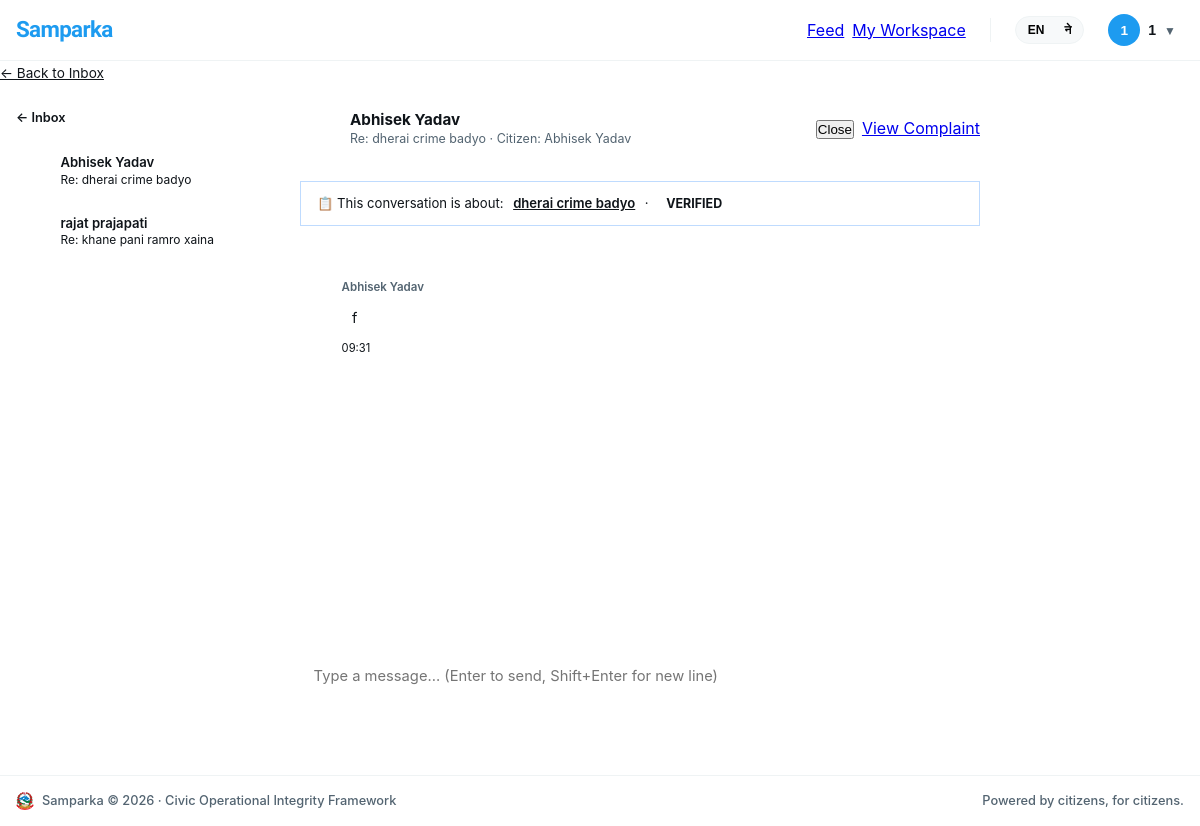
/messages/2/ (signed in), run on the app's committed database.
### accounts/models.py (models this page shows, shortened)
class User(AbstractUser):
    avatar = models.ImageField(upload_to='avatars/', null=True, blank=True)
    bio = models.TextField(max_length=300, blank=True)
    district = models.CharField(max_length=100, blank=True)
    ward = models.CharField(max_length=100, blank=True)
    phone = models.CharField(max_length=15, blank=True)
    is_verified = models.BooleanField(default=False)
    role = models.CharField(          # ← now inside the class
        max_length=20,
        choices=ROLE_CHOICES,
        default="user"
    )
    @property
    def display_name(self):
        if self.first_name:
            return f"{self.first_name} {self.last_name}".strip()
        return self.username

### messaging/models.py (models this page shows, shortened)
class Conversation(models.Model):
    participant_citizen = models.ForeignKey(
        settings.AUTH_USER_MODEL,
        on_delete=models.CASCADE,
        related_name='citizen_conversations'
    )
    participant_staff = models.ForeignKey(
        settings.AUTH_USER_MODEL,
        on_delete=models.CASCADE,
        related_name='staff_conversations'
    )
    complaint = models.ForeignKey(
        'complaints.Complaint',
        on_delete=models.SET_NULL,
        null=True, blank=True,
        related_name='conversations'
    )
    subject = models.CharField(max_length=200, blank=True)
    is_closed = models.BooleanField(default=False)
    created_at = models.DateTimeField(auto_now_add=True)
    updated_at = models.DateTimeField(auto_now=True)
    class Meta:
        ordering = ['-updated_at']
    def get_other_participant(self, user):
        if user == self.participant_citizen:
            return self.participant_staff
        return self.participant_citizen

class Message(models.Model):
    conversation = models.ForeignKey(
        Conversation,
        on_delete=models.CASCADE,
        related_name='messages'
    )
    sender = models.ForeignKey(
        settings.AUTH_USER_MODEL,
        on_delete=models.CASCADE,
        related_name='sent_messages'
    )
    body = models.TextField(max_length=2000)
    is_read = models.BooleanField(default=False)
    created_at = models.DateTimeField(auto_now_add=True)
    class Meta:
        ordering = ['created_at']

### complaints/models.py (models this page shows, shortened)
class Complaint(models.Model):
    STATUS_PENDING = 'pending'
    STATUS_VERIFIED = 'verified'
    STATUS_IN_PROGRESS = 'in_progress'
    STATUS_SOLVED = 'solved'
    STATUS_REJECTED = 'rejected'
    STATUS_CHOICES = [
        (STATUS_PENDING, _('Pending')),
        (STATUS_VERIFIED, _('Verified')),
        (STATUS_IN_PROGRESS, _('In Progress')),
        (STATUS_SOLVED, _('Solved')),
        (STATUS_REJECTED, _('Rejected')),
    ]
    STATUS_COLORS = {
        STATUS_PENDING: '#F59E0B',
        STATUS_VERIFIED: '#3B82F6',
        STATUS_IN_PROGRESS: '#8B5CF6',
        STATUS_SOLVED: '#10B981',
        STATUS_REJECTED: '#EF4444',
    }
    PRIORITY_CHOICES = [
        ('low', _('Low')),
        ('medium', _('Medium')),
        ('high', _('High')),
        ('urgent', _('Urgent')),
    ]
    priority = models.CharField(max_length=10, choices=PRIORITY_CHOICES, default='medium')
    due_date = models.DateField(null=True, blank=True)
    author = models.ForeignKey(settings.AUTH_USER_MODEL, on_delete=models.CASCADE, related_name='complaints')
    department = models.ForeignKey(Department, on_delete=models.SET_NULL, null=True, related_name='complaints')
    title = models.CharField(max_length=200)
    description = models.TextField()
    status = models.CharField(max_length=20, choices=STATUS_CHOICES, default=STATUS_PENDING)
    location_name = models.CharField(max_length=200, blank=True, help_text='Human readable location name')
    latitude = models.DecimalField(max_digits=9, decimal_places=6, null=True, blank=True)
    longitude = models.DecimalField(max_digits=9, decimal_places=6, null=True, blank=True)
    upvotes = models.ManyToManyField(settings.AUTH_USER_MODEL, through='Vote', related_name='voted_complaints', blank=True)
    view_count = models.PositiveIntegerField(default=0)
    admin_note = models.TextField(blank=True, help_text='Internal note from admin (not shown to public)')
    is_anonymous = models.BooleanField(default=False)
    created_at = models.DateTimeField(auto_now_add=True)
    updated_at = models.DateTimeField(auto_now=True)
    class Meta:
        ordering = ['-created_at']
    def get_absolute_url(self):
        return reverse('complaints:detail', kwargs={'pk': self.pk})

### messaging/views.py (the view)
# urls.py: path('<int:pk>/', views.conversation_detail, name='conversation'),
@login_required
def conversation_detail(request, pk):
    user = request.user
    conv = get_object_or_404(Conversation, pk=pk)
    if not user.is_staff and conv.participant_citizen != user:
        django_messages.error(request, 'You do not have access to this conversation.')
        return redirect('messaging:inbox')
    conv.messages.filter(is_read=False).exclude(sender=user).update(is_read=True)
    msg_form = MessageForm()
    all_messages = conv.messages.select_related('sender').order_by('created_at')
    return render(request, 'messaging/conversation.html', {
        'conv': conv,
        'msg_form': msg_form,
        'all_messages': all_messages,
        'other_user': conv.get_other_participant(user),
    })

### messaging/templates/messaging/conversation.html (shortened to what this page needs)
{% extends 'base.html' %}
{% load humanize %}
{% block content %}
<div class="container" style="max-width: 1000px;">
  <div style="margin-bottom: 0.75rem;">
    <a href="{% url 'messaging:inbox' %}" style="font-size: 0.85rem; color: var(--brand);">← Back to Inbox</a>
  </div>
  <div class="conv-layout">
    <div class="conv-sidebar">
      <div class="conv-sidebar-header">
        <a href="{% url 'messaging:inbox' %}">← Inbox</a>
      </div>
      <div class="conv-list-scroll">
        {% for c in request.user.citizen_conversations.all|dictsortreversed:"updated_at" %}
        <a href="{% url 'messaging:conversation' pk=c.pk %}" class="conv-list-item {% if c.pk == conv.pk %}active{% endif %}">
          <div class="cli-avatar">{{ c.participant_staff.username|first|upper }}</div>
          <div class="cli-body">
            <div class="cli-name">{{ c.subject|default:"No subject"|truncatechars:22 }}</div>
            {% with lm=c.last_message %}{% if lm %}<div class="cli-preview">{{ lm.body }}</div>{% endif %}{% endwith %}
          </div>
        </a>
        {% empty %}
        {% for c in request.user.staff_conversations.all|dictsortreversed:"updated_at" %}
        <a href="{% url 'messaging:conversation' pk=c.pk %}" class="conv-list-item {% if c.pk == conv.pk %}active{% endif %}">
          <div class="cli-avatar">{{ c.participant_citizen.username|first|upper }}</div>
          <div class="cli-body">
            <div class="cli-name">{{ c.participant_citizen.display_name|truncatechars:20 }}</div>
            <div class="cli-preview">{{ c.subject|default:"No subject" }}</div>
          </div>
        </a>
        {% endfor %}
        {% endfor %}
      </div>
    </div>
    <div class="chat-area">
      <div class="chat-topbar">
        <div class="chat-topbar-avatar">{{ other_user.username|first|upper }}</div>
        <div class="chat-topbar-info">
          <div class="chat-topbar-name">{{ other_user.display_name }}</div>
          <div class="chat-topbar-sub">
            {{ conv.subject|default:"No subject" }}
            {% if request.user.is_staff %}
              &middot; Citizen: {{ conv.participant_citizen.display_name }}
            {% endif %}
          </div>
        </div>
        <div class="chat-topbar-actions">
          {% if request.user.is_staff %}
            {% if conv.is_closed %}
            <form method="post" action="{% url 'messaging:reopen' pk=conv.pk %}">
              {% csrf_token %}
              <button type="submit" class="btn btn-ghost btn-sm">Reopen</button>
            </form>
            {% else %}
            <form method="post" action="{% url 'messaging:close' pk=conv.pk %}">
              <button type="submit" class="btn btn-ghost btn-sm" onclick="return confirm('Close this conversation?')">Close</button>
            </form>
            {% endif %}
          {% endif %}
          {% if conv.complaint %}
          <a href="{{ conv.complaint.get_absolute_url }}" class="btn btn-ghost btn-sm">View Complaint</a>
          {% endif %}
        </div>
      </div>
      <div class="chat-messages-wrap" id="chat-messages">
        {% if conv.complaint %}
        <div class="complaint-context">
          📋 This conversation is about:
          <a href="{{ conv.complaint.get_absolute_url }}">{{ conv.complaint.title }}</a>
          &middot; <span class="status-badge status-{{ conv.complaint.status }}" style="font-size:0.7rem; padding:0.15rem 0.5rem;">{{ conv.complaint.get_status_display }}</span>
        </div>
        {% endif %}
        {% regroup all_messages by created_at|date:"Y-m-d" as day_groups %}
        {% for day in day_groups %}
        <div class="date-divider">{{ day.grouper|date:"F d, Y" }}</div>
        {% for msg in day.list %}
        {% if msg.sender == request.user %}
        <div class="msg-group self" data-msg-id="{{ msg.pk }}">
          <div class="msg-avatar-sm">{{ request.user.username|first|upper }}</div>
          <div class="msg-content">
            <div class="msg-bubble">{{ msg.body }}</div>
            <div class="msg-time">{{ msg.created_at|time:"H:i" }}</div>
          </div>
        </div>
        {% else %}
        <div class="msg-group other" data-msg-id="{{ msg.pk }}">
          <div class="msg-avatar-sm">{{ msg.sender.username|first|upper }}</div>
          <div class="msg-content">
            <div class="msg-sender-name">{{ msg.sender.display_name }}</div>
            <div class="msg-bubble">{{ msg.body }}</div>
            <div class="msg-time">{{ msg.created_at|time:"H:i" }}</div>
          </div>
        </div>
        {% endif %}
        {% endfor %}
        {% endfor %}
      </div>
      {% if not conv.is_closed %}
      <div class="chat-input-wrap">
        <div class="chat-input-row">
          <textarea id="msg-input" class="msg-input" placeholder="Type a message... (Enter to send, Shift+Enter for new line)" rows="1"></textarea>
          <button id="send-btn" class="send-btn" title="Send">➤</button>
        </div>
      </div>
      {% else %}
      <div class="chat-input-wrap" style="text-align:center; color:var(--text-muted); font-size:0.88rem; padding: 1rem;">
        This conversation is closed. {% if request.user.is_staff %}<a href="#" onclick="document.querySelector('[action*=reopen]').submit()">Reopen</a> to reply.{% endif %}
      </div>
      {% endif %}
    </div>
  </div>
</div>
{% endblock %}

### templates/base.html (shortened to what this page needs)
<!DOCTYPE html>
<html lang="{{ LANGUAGE_CODE }}">
<head>
  {% load static %}
  {% load i18n %}
  <link rel="stylesheet" href="https://unpkg.com/leaflet@1.9.4/dist/leaflet.css" />
  <link rel="stylesheet" href="{% static 'css/main.css' %}?v=105" />
  <link rel="stylesheet" href="{% static 'css/footer.css' %}?v=105" />
</head>
<body>
{% get_current_language as CURRENT_LANGUAGE %}
<div class="x-app-wrapper" style="display: flex; flex-direction: column; min-height: 100vh;">
  <header class="x-global-header">
    <div class="x-header-inner">
      <a href="{% url 'complaints:feed' %}" class="x-header-brand" style="text-decoration: none;">
        <span class="x-brand-text" style="font-family: 'Sora', sans-serif; font-weight: 800; font-size: 1.4rem; letter-spacing: -0.03em; color: var(--accent-blue, #1d9bf0);">
          {% if CURRENT_LANGUAGE == 'ne' %}सम्पर्क{% else %}Samparka{% endif %}
        </span>
      </a>
      <div class="x-header-links">
        <nav style="display: flex; align-items: center; gap: 8px;">
          <a href="{% url 'complaints:feed' %}" class="x-nav-item {% if request.resolver_match.app_name == 'complaints' and request.resolver_match.url_name == 'feed' %}active{% endif %}">{% trans "Feed" %}</a>
          {% if user.is_authenticated %}
            <a href="{% url 'complaints:my_complaints' %}" class="x-nav-item {% if request.resolver_match.url_name == 'my_complaints' %}active{% endif %}">{% trans "My Workspace" %}</a>
          {% endif %}
        </nav>
        <div class="x-header-actions-group">
          <form action="{% url 'set_language' %}" method="post" class="lang-switch" id="lang-form-master" style="margin: 0;">
            <div class="x-lang-toggle" style="display: flex; background: var(--bg-subtle, #f7f9fa); padding: 2px; border-radius: 999px; border: 1px solid var(--border-color, #eff3f4);">
              <button type="button" class="btn-lang {% if CURRENT_LANGUAGE == 'en' %}active{% endif %}" style="border: none; background: transparent; padding: 4px 10px; font-size: 0.75rem; font-weight: 700; border-radius: 999px; cursor: pointer;" onclick="switchLanguage(this, 'en')">EN</button>
              <button type="button" class="btn-lang {% if CURRENT_LANGUAGE == 'ne' %}active{% endif %}" style="border: none; background: transparent; padding: 4px 10px; font-size: 0.75rem; font-weight: 700; border-radius: 999px; cursor: pointer;" onclick="switchLanguage(this, 'ne')">ने</button>
            </div>
          </form>
          {% if user.is_authenticated %}
            <div class="nav-user-menu">
              <button class="nav-user-btn" onclick="toggleUserMenu(this, event)" style="background: none; border: none; display: flex; align-items: center; gap: 8px; cursor: pointer; padding: 4px 8px; border-radius: 999px; transition: background 0.2s;" onmouseover="this.style.background='var(--bg-subtle)'" onmouseout="this.style.background='none'">
                {% if user.avatar %}
                  <img src="{{ user.avatar.url }}" alt="{{ user.username }}" style="width: 32px; height: 32px; border-radius: 50%; object-fit: cover; border: 1px solid var(--border-color);" />
                {% else %}
                  <span style="width: 32px; height: 32px; border-radius: 50%; background: var(--accent-blue, #1d9bf0); display: inline-flex; align-items: center; justify-content: center; font-weight: 800; color: #ffffff; font-size: 0.85rem;">{{ user.username|first|upper }}</span>
                {% endif %}
                <span class="nav-username" style="font-weight: 700; font-size: 0.88rem; color: var(--text-main, #0f1419); max-width: 110px; overflow: hidden; text-overflow: ellipsis; white-space: nowrap;">{{ user.display_name }}</span>
                <span style="font-size: 0.75rem; color: var(--text-muted); padding-top: 2px;">▼</span>
              </button>
            </div>
          {% endif %}
        </div>
      </div>
    </div>
  </header>
  <main class="main-content" style="flex: 1 0 auto; display: flex; flex-direction: column;">
    {% block content %}{% endblock %}
  </main>
  <footer class="footer" style="background-color: #ffffff; border-top: 1px solid var(--border-color, #eff3f4); padding: 16px 0; flex-shrink: 0;">
    <div class="container footer-inner" style="max-width: 1250px; margin: 0 auto; padding: 0 16px; display: flex; align-items: center; justify-content: space-between; font-size: 0.8rem; color: var(--text-muted, #536471);">
      <div style="display: flex; align-items: center; gap: 8px;">
        <img src="/media/complaints/images/nepal-emblem.png" alt="{% trans 'Nepal Emblem' %}" width="18" height="18" style="object-fit: contain;">
        <span style="font-weight: 500;">Samparka &copy; 2026 &middot; {% trans "Civic Operational Integrity Framework" %}</span>
      </div>
      <div style="font-weight: 500;">{% trans "Powered by citizens, for citizens." %}</div>
    </div>
  </footer>
</div>
</body>
</html>

### data on the page
User: username|first "1", display_name "1"
Conversation: participant_citizen.display_name "Abhisek Yadav", subject "Re: dherai crime badyo", complaint "dherai crime badyo", complaint.status "VERIFIED"
Conversation: participant_citizen.display_name "rajat prajapati", subject "Re: khane pani ramro xaina"
User: display_name "Abhisek Yadav"
Message: sender.display_name "Abhisek Yadav", body "f", created_at "09:31"
